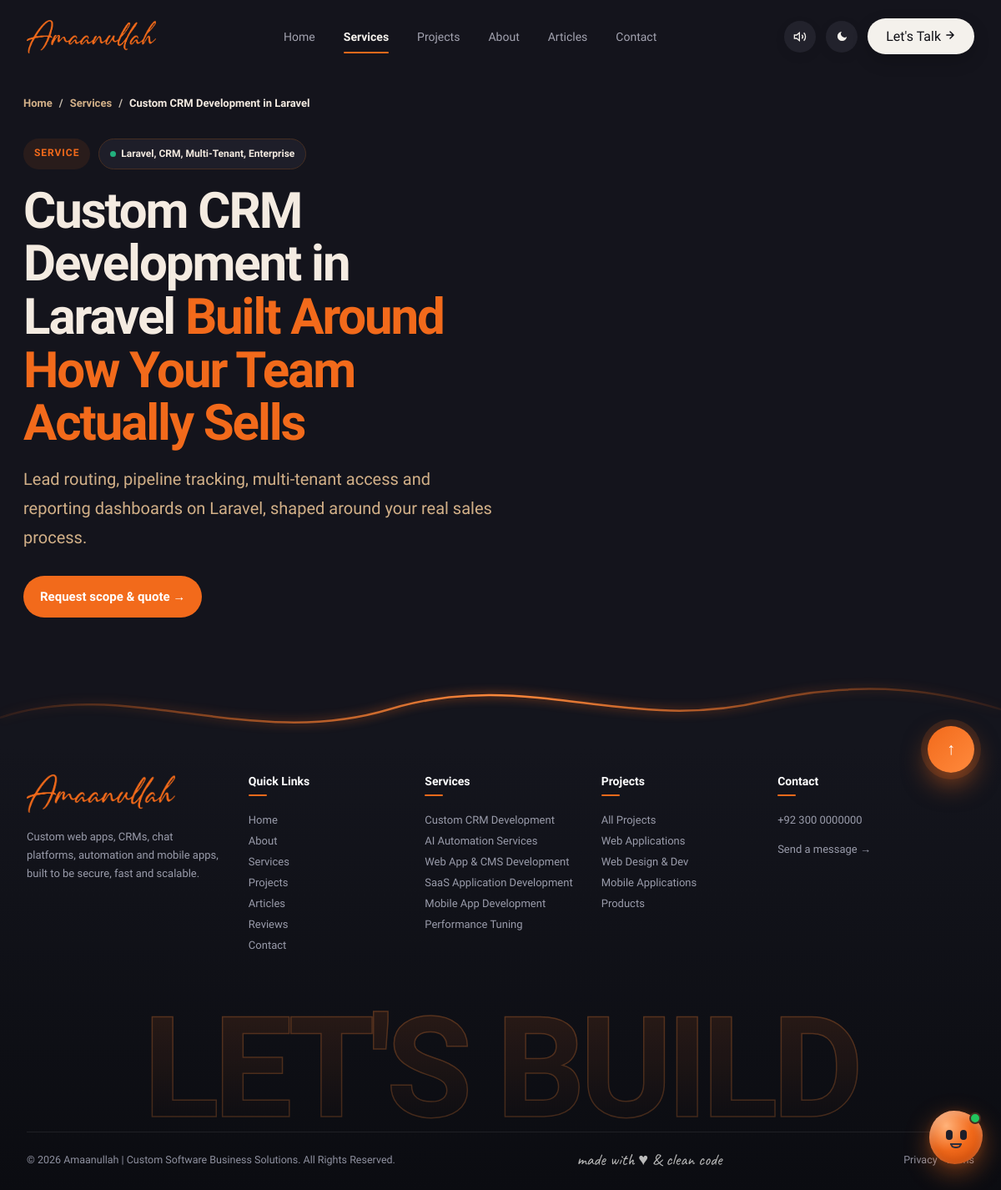
Screenshot of /services/custom-crm-development with the database file from the repository.
### tables this page shows
CREATE TABLE `services` (
  `id` INT UNSIGNED AUTO_INCREMENT PRIMARY KEY,
  `title` VARCHAR(255) NOT NULL,
  `slug` VARCHAR(150) NOT NULL UNIQUE,
  `highlight_em` VARCHAR(150) NULL,
  `summary` TEXT NULL,
  `tags` VARCHAR(255) NULL,
  `banner` VARCHAR(255) NULL,
  `banner_alt` VARCHAR(255) NULL,
  `stats_json` TEXT NULL,
  `intro` LONGTEXT NULL,
  `comparison_json` LONGTEXT NULL,
  `sections_json` LONGTEXT NULL,
  `body_json` LONGTEXT NULL,
  `body_html` LONGTEXT NULL,
  `status` ENUM('draft', 'published', 'archived') NOT NULL DEFAULT 'published',
  `seo_title` VARCHAR(255) NULL,
  `meta_description` TEXT NULL,
  `schema_json` LONGTEXT NULL,
  `sort_order` INT NOT NULL DEFAULT 0,
  `view` VARCHAR(100) NOT NULL DEFAULT 'services/show',
  `created_at` DATETIME NOT NULL DEFAULT CURRENT_TIMESTAMP,
  `updated_at` DATETIME NULL ON UPDATE CURRENT_TIMESTAMP,
  INDEX `idx_svc_slug` (`slug`)
);

### app/Models/ServiceModel.php (called while the page is built, shortened)
<?php
class ServiceModel extends Model
{
    protected static array $aliases = [
        'chat-application-development' => 'chat-app-development',
        'saas-development'             => 'saas-application-development',
        'web-development'              => 'web-app-cms-development',
        'crm-development'              => 'custom-crm-development',
        'ai-automation'                => 'ai-automation-services',
        'process-automation'           => 'business-process-automation',
        'technical-audit'              => 'free-technical-audit',
    ];
    public static function find(string $slug): ?array
    {
        $canonical = static::$aliases[$slug] ?? $slug;
        $row = parent::find($canonical);
        if ($row) {
            return $row;
        }
        return null;
    }
}

### app/Helpers/helpers.php (called while the page is built, shortened)
<?php
if (!function_exists('env')) {
    function env(string $key, $default = null) {
        static $vars = null;
        if ($vars === null) {
            $vars = [];
            $file = (defined('BASE_PATH') ? BASE_PATH : dirname(__DIR__, 2)) . '/.env';
        }
        $v = getenv($key);
        if ($v !== false) return $v;
        return array_key_exists($key, $vars) ? $vars[$key] : $default;
    }
}
function config(string $key, $default = null) {
    static $cache = [];
    [$file, $item] = array_pad(explode('.', $key, 2), 2, null);
    if (!isset($cache[$file])) {
        $path = BASE_PATH . "/config/{$file}.php";
        $cache[$file] = is_file($path) ? require $path : [];
    }
    return $item === null ? $cache[$file] : ($cache[$file][$item] ?? $default);
}
function base_path_url(): string {
    static $base = null;
    if ($base !== null) return $base;
    $url = config('app.url');
    $dir = str_replace('\\', '/', dirname($_SERVER['SCRIPT_NAME'] ?? '/'));
    $dir = preg_replace('#/public$#', '', rtrim($dir, '/'));
    return $base = ($dir === '/' ? '' : $dir);
}
function base_url(string $path = '/'): string {
    $path = '/' . ltrim($path, '/');
    $b = base_path_url();
    return $b === '' ? $path : ($path === '/' ? $b . '/' : $b . $path);
}
function asset_url(string $path): string {
    return base_url('/' . ltrim($path, '/'));
}
function view_path(string $view): string {
    return BASE_PATH . '/views/' . ltrim($view, '/');
}
function view(string $name, array $data = []): string {
    $file = view_path(str_ends_with($name, '.php') ? $name : $name . '.php');
    extract($data, EXTR_SKIP);
    try { require $file; } catch (Throwable $t) { ob_end_clean(); throw $t; }
    return ob_get_clean();
}

### config/database.php (called while the page is built)
<?php
return [
    'enabled'  => filter_var(env('DB_ENABLED', false), FILTER_VALIDATE_BOOLEAN),
    'driver'   => 'mysql',
    'host'     => env('DB_HOST', '127.0.0.1'),
    'port'     => (int) env('DB_PORT', 3306),
    'database' => env('DB_DATABASE', 'web3d'),
    'username' => env('DB_USERNAME', 'root'),
    'password' => env('DB_PASSWORD', ''),
    'charset'  => env('DB_CHARSET', 'utf8mb4'),
];

### config/app.php (called while the page is built)
<?php
return [
    'name'  => env('APP_NAME', 'Amaanullah'),
    'env'   => env('APP_ENV', 'production'),
    'debug' => filter_var(env('APP_DEBUG', false), FILTER_VALIDATE_BOOLEAN),
    'url'   => rtrim((string) env('APP_URL', ''), '/'),
    'log_level' => env('LOG_LEVEL', 'info'),
    'timezone'  => env('APP_TIMEZONE', 'Asia/Karachi'),
];

### app/Core/Database.php (called while the page is built, shortened)
<?php
class Database
{
    private static ?PDO $pdo = null;
    public static function enabled(): bool { return (bool) config('database.enabled'); }
    public static function connection(): PDO
    {
        if (self::$pdo) return self::$pdo;
        $c = config('database');
        $dsn = sprintf('%s:host=%s;port=%d;dbname=%s;charset=%s', $c['driver'], $c['host'], $c['port'], $c['database'], $c['charset']);
        return self::$pdo = new PDO($dsn, $c['username'], $c['password'], [
            PDO::ATTR_ERRMODE => PDO::ERRMODE_EXCEPTION,
            PDO::ATTR_DEFAULT_FETCH_MODE => PDO::FETCH_ASSOC,
            PDO::ATTR_EMULATE_PREPARES => false,
        ]);
    }
}

### app/Core/Model.php (called while the page is built, shortened)
<?php
abstract class Model
{
    protected static string $table = '';
    public static function find(string $slug): ?array
    {
        if (static::$table && Database::enabled()) {
            try {
                $stmt = Database::connection()->prepare('SELECT * FROM `' . static::$table . '` WHERE `slug` = :slug LIMIT 1');
                $stmt->execute(['slug' => $slug]);
                $row = $stmt->fetch();
                return $row ?: null;
            } catch (\Throwable $e) {
                Logger::warning('DB find by slug failed: ' . $e->getMessage());
            }
        }
        return null;
    }
}

### app/Controllers/ServiceController.php (called while the page is built, shortened)
<?php
class ServiceController extends Controller
{
    public function show(string $slug): string
    {
        $service = ServiceModel::find($slug);
        return $service ? $this->render($service['view'] ?? 'services/show', ['service' => $service]) : $this->notFound();
    }
}

### index.php (called while the page is built, shortened)
<?php
\App\Core\App::boot(BASE_PATH)->run();

### public/index.php (called while the page is built, shortened)
<?php
require dirname(__DIR__) . '/index.php';

### app/Core/Controller.php (called while the page is built, shortened)
<?php
abstract class Controller
{
    protected function render(string $view, array $data = []): string
    {
        return view($view, $data);
    }
}

### views/services/show.php (the view, shortened to what this page needs)
<!DOCTYPE html>
<html lang="en">
<head>
<link rel="stylesheet" href="<?= asset_url('css/service-detail.css') ?>">
<link rel="stylesheet" href="<?= asset_url('css/chatbot.css') ?>">
<link rel="stylesheet" href="<?= asset_url('css/layout.css') ?>">
</head>
<body>
<?php $home = false; $active = 'Services'; require view_path('layouts/header.php'); ?>
<main>
<?php if (!empty($service['body_html'])): ?>
<?php
$bodyHtml = $service['body_html'];
$bodyHtml = preg_replace_callback('/<\?=\s*asset_url\(([\'"])(.*?)\1\)\s*\?>/', function($m) { return asset_url($m[2]); }, $bodyHtml);
$bodyHtml = preg_replace_callback('/<\?=\s*base_url\(([\'"])(.*?)\1\)\s*\?>/', function($m) { return base_url($m[2]); }, $bodyHtml);
$bodyHtml = preg_replace_callback('/<\?=\s*base_url\(\)\s*\?>/', function($m) { return base_url('/'); }, $bodyHtml);
echo $bodyHtml;
?>
<?php else: ?>
<div class="wrap">
 <nav class="crumb" aria-label="Breadcrumb"><ol><li><a href="<?= base_url('/') ?>">Home</a></li><li><a href="<?= base_url('/services') ?>">Services</a></li><li aria-current="page"><?= htmlspecialchars($service['title'] ?? '') ?></li></ol></nav>
 <section class="hero2">
  <div>
   <div class="badges"><span class="bdg">Service</span><?php if (!empty($service['tags'])): ?><span class="bdg l"><i></i><?= htmlspecialchars($service['tags']) ?></span><?php endif; ?></div>
   <h1><?= htmlspecialchars($service['title'] ?? '') ?><?php if (!empty($service['highlight_em'])): ?> <em><?= htmlspecialchars($service['highlight_em']) ?></em><?php endif; ?></h1>
   <p class="sum"><?= htmlspecialchars($service['summary'] ?? '') ?></p>
   <div class="hcta"><a class="btn o" href="<?= base_url('/contact') ?>">Request scope &amp; quote →</a></div>
  </div>
 </section>
</div>
<?php endif; ?>
</main>
<?php require view_path('layouts/footer.php'); ?>
</body></html>

### app/Core/App.php (shortened to what this page needs)
<?php
class App
{
    private array $routes = ['GET' => [], 'POST' => []];
    public function get(string $pattern, array $handler): void  { $this->routes['GET'][$pattern] = $handler; }
    public function post(string $pattern, array $handler): void { $this->routes['POST'][$pattern] = $handler; }
    public function run(): void
    {
        $method = $_SERVER['REQUEST_METHOD'] ?? 'GET';
        $path = rawurldecode(parse_url($_SERVER['REQUEST_URI'] ?? '/', PHP_URL_PATH) ?? '/');
        $base = base_path_url();
        $path = preg_replace('#^/(index\.php|public)(?=/|$)#', '', $path);
        $path = '/' . trim((string) $path, '/');
        foreach ($this->routes[$method] ?? [] as $pattern => [$class, $action]) {
            $regex = '#^' . preg_replace('#\{(\w+)\}#', '(?P<$1>[a-z0-9-]+)', $pattern) . '$#';
            if (preg_match($regex, $path, $m)) {
                $params = array_values(array_filter($m, 'is_string', ARRAY_FILTER_USE_KEY));
                echo (new $class())->$action(...$params);
                return;
            }
        }
    }
}

### rows the page displays
services: title "Custom CRM Development in Laravel", tags "Laravel, CRM, Multi-Tenant, Enterprise", highlight_em "Built Around How Your Team Actually Sells", summary "Lead routing, pipeline tracking, multi-tenant access and reporting dashboards on Laravel, shaped around your real sales process."

### other values shown
setting('phone_number', '') "+92 300 0000000"
